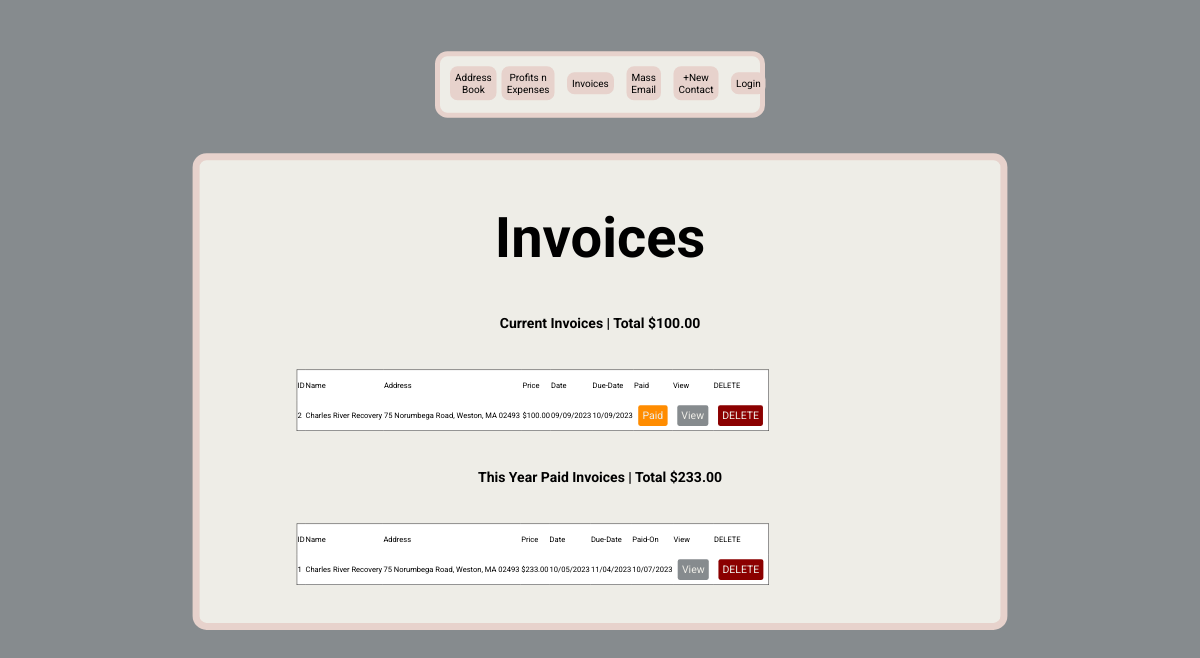
The app's page /invoice-list, older data.
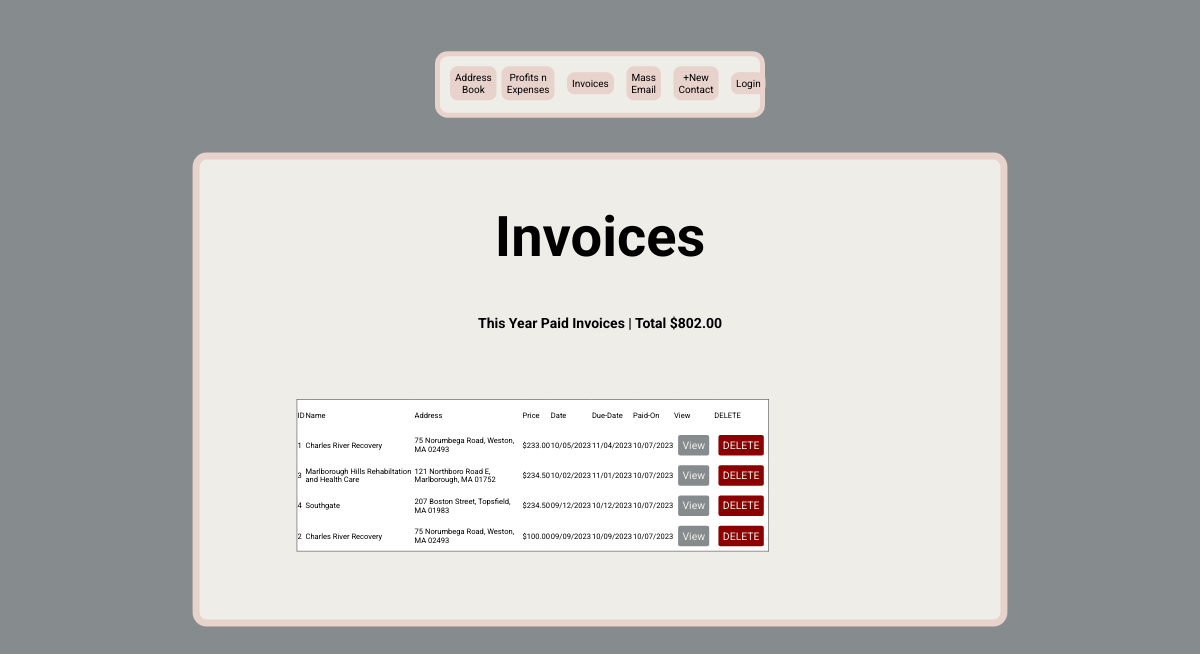
The same page, newer data.
### main.py (models this page shows)
class InvoiceTable(db.Model):
    __tablename__ = 'invoice_table'
    id = db.Column(db.Integer, primary_key=True)
    facility = db.Column(db.String(250))
    street = db.Column(db.String(250))
    town = db.Column(db.String(250))
    state = db.Column(db.String(250))
    zip_code = db.Column(db.String(250))
    date = db.Column(db.String(250))
    due_date = db.Column(db.String(250))
    price = db.Column(db.String(250))
    title = db.Column(db.String(250))
    description = db.Column(db.String(250))
    paid = db.Column(db.Boolean, default=False)
    paid_on = db.Column(db.String(250))
    data_base_id = db.Column(db.Integer, db.ForeignKey('database.id'))

### main.py (the view)
@app.route('/invoice-list', methods=['GET', 'POST'])
def invoice_list():
    invoice_items = invoices_by_year_total(InvoiceTable, OrderedDict)
    this_year_paid_invoices = invoice_items[0]
    current_invoices = invoice_items[1]
    overdue_invoices = invoice_items[2]
    future_invoices = invoice_items[3]
    this_year_paid_total = invoice_items[4]
    current_total = invoice_items[5]
    overdue_total = invoice_items[6]
    future_total = invoice_items[7]
    paid_invoices_by_year = invoice_items[8]
    yearly_totals = invoice_items[9]
    return render_template('invoice-list.html', this_year_paid_invoices=this_year_paid_invoices,
                           current_invoices=current_invoices, overdue_invoices=overdue_invoices,
                           this_year_paid_total=this_year_paid_total, overdue_total=overdue_total,
                           current_total=current_total, future_invoices=future_invoices,
                           future_total=future_total, paid_invoices_by_year=paid_invoices_by_year,
                           yearly_totals=yearly_totals)

### resources.py (called while the page is built)
def format_float_as_string(num):
    formatted_str = '{:.2f}'.format(num)
    integer_part, fractional_part = formatted_str.split('.')
    if len(fractional_part) == 1:
        return f"{integer_part}.{fractional_part}0"
    return formatted_str

### templates/invoice-list.html (shortened to what this page needs)
{% include "header.html" %}
<body>
    <div class="libraryItemsContainer tableItemsBtn">
        <div class="formContainerColumn tableContainer">
            <h1>Invoices</h1>
            {% if current_invoices[0] %}
                <h2>Current Invoices | Total ${{ current_total }}</h2>
                <div class="tableBtnContainer">
                    <table class="tableContent">
                        <tr>
                            <td>ID</td>
                            <td>Name</td>
                            <td>Address</td>
                            <td>Price</td>
                            <td>Date</td>
                            <td>Due-Date</td>
                            <td>Paid</td>
                            <td>View</td>
                            <td>DELETE</td>
                        </tr>
                        {% for invoice in current_invoices %}
                            <tr data-href="{{ url_for('invoice', invoice_id=invoice.id) }}">
                                <td>{{ invoice.id }}</td>
                                <td>{{ invoice.facility }}</td>
                                <td>
                                    {{ invoice.street }}, {{ invoice.town }},
                                    {{ invoice.state }} {{ invoice.zip_code }}
                                </td>
                                <td>${{ invoice.price }}</td>
                                <td>{{ invoice.date }}</td>
                                <td>{{ invoice.due_date }}</td>
                                <td><a class="editBtn" href="{{ url_for('commit_edit', id=invoice.id, field='paid') }}">Paid</a></td>
                                <td><a class="editBtn greyBtn" href="{{ url_for('invoice', invoice_id=invoice.id) }}">View</a></td>
                                <td><a class="delete" href="{{ url_for('confirm_page', id=invoice.id, field='invoice') }}">DELETE</a></td>
                            </tr>
                        {% endfor %}
                    </table>
                </div>
            {% endif %}
            <h2>This Year Paid Invoices | Total ${{ this_year_paid_total }}</h2>
            <div class="tableBtnContainer">
                <table class="tableContent">
                    <tr>
                        <td>ID</td>
                        <td>Name</td>
                        <td>Address</td>
                        <td>Price</td>
                        <td>Date</td>
                        <td>Due-Date</td>
                        <td>Paid-On</td>
                        <td>View</td>
                        <td>DELETE</td>
                    </tr>
                    {% for invoice in this_year_paid_invoices %}
                        <tr data-href="{{ url_for('invoice', invoice_id=invoice.id) }}">
                            <td>{{ invoice.id }}</td>
                            <td>{{ invoice.facility }}</td>
                            <td>
                                {{ invoice.street }}, {{ invoice.town }},
                                {{ invoice.state }} {{ invoice.zip_code }}
                            </td>
                            <td>${{ invoice.price }}</td>
                            <td>{{ invoice.date }}</td>
                            <td>{{ invoice.due_date }}</td>
                            <td>{{ invoice.paid_on }}</td>
                            <td><a class="editBtn greyBtn" href="{{ url_for('invoice', invoice_id=invoice.id) }}">View</a></td>
                            <td><a class="delete" href="{{ url_for('confirm_page', id=invoice.id, field='invoice') }}">DELETE</a></td>
                        </tr>
                    {% endfor %}
                </table>
            </div>
        </div>
    </div>
</body>
</html>

### templates/header.html (shortened to what this page needs)
<!DOCTYPE html>
<html lang="en">
<head>
    <link rel="stylesheet" href="{{ url_for('static', filename='../static/css/stylesheet.css') }}">
</head>
<body>
    <div class="centerNav">
        <div class="navBarContainer">
            <div>
                <div>
                    <a href="{{ url_for('home') }}">Address Book</a>
                </div>
            </div>
            <div class="rightNavItems">
                <div>
                    <a href="{{ url_for('profit_expenses') }}">Profits n Expenses</a>
                </div>
                <div>
                    <a href="{{ url_for('invoice_list') }}">Invoices</a>
                </div>
                <div>
                    <a href="{{ url_for('mass_email_page') }}">Mass Email</a>
                </div>
                <div>
                    <a href="{{ url_for('form') }}">+New Contact</a>
                </div>
                {% if current_user.is_authenticated %}
                    <div>
                        <a href="{{ url_for('logout') }}">Logout</a>
                    </div>
                {% else %}
                    <div>
                        <a href="{{ url_for('login_page') }}">Login</a>
                    </div>
                {% endif %}
            </div>
        </div>
    </div>
</body>
</html>

### static/css/stylesheet.css (style rules this page uses)
html, body { overflow-x: hidden; font-family: 'Roboto', sans-serif; }
.navBarContainer { width: 95%; margin: 10px; margin-left: auto; margin-right: auto; background-color: #EEEDE7; border-radius: 25px; padding: 20px; border: 10px solid #E7D2CC; display: flex; justify-content: space-between; align-items: center; font-size: 30px; }
.navBarContainer a { text-decoration: none; color: black; background-color: #E7D2CC; padding: 10px; border-radius: 15px; display: flex; }
.rightNavItems { display: flex; justify-content: flex-end; align-items: center; gap: 25px; }
body { background-color: #868B8E; font-family: 'Roboto', sans-serif; box-sizing: border-box; }
h1 { font-size: 80px; text-align: center; }
.formContainerColumn { display: flex; flex-direction: column; width: 65%; min-width: 475px; margin-bottom: 20px; margin-top: 20px; margin-left: auto; margin-right: auto; background-color: #EEEDE7; border-radius: 20px; border: 10px solid #E7D2CC; min-height: 100px; }
h2 { font-size: 40px; margin: 10px; }
.libraryItemsContainer { display: flex; flex-wrap: wrap; justify-content: space-evenly; align-items: center; margin: 10px; }
.delete { font-size: 25px; background-color: darkred; color: #EEEDE7; border: #868B8E; border-radius: 5px; padding: 10px; margin: 10px; text-decoration: none; width: 90px; text-align: center; }
.editBtn { font-size: 25px; background-color: darkorange; color: #EEEDE7; border: #868B8E; border-radius: 5px; padding: 10px; margin: 10px; text-decoration: none; width: 90px; text-align: center; }
h2 { text-align: center; font-size: 35px; }
.centerNav { width: 100%; display: flex; justify-content: center; }
.tableContainer { padding: 10px; width: 98%; display: flex; }
.tableContent { background-color: white; font-size: 18px; border: 1px solid black; border-collapse: collapse; width: 100%; }
.tableContent td { height: 70px; }
.tableBtnContainer { display: flex; margin: 15px 0px; }
.greyBtn { background-color: #868B8E; }
@media only screen and (max-width: 1200px) { h2 { font-size: 20px; } }
@media only screen and (max-width: 1200px) { .navBarContainer { transform: scale(.5); gap: 10px; width: 600px; } }
@media only screen and (max-width: 1200px) { .navBarContainer a { font-size: 20px; text-align: center; margin-bottom: 5px; } }
@media only screen and (max-width: 1200px) { .tableBtnContainer { transform: scale(.6); } }
@media only screen and (max-width: 1200px) { .tableContent { margin-left: -160px; } }
@media only screen and (max-width: 1200px) { .formContainerColumn { transform: scale(.7); margin-top: -120px; } }

Row changes from the older to the newer data that the page shows:
added InvoiceTable: id "3", facility "Marlborough Hills Rehabiltation and Health Care", street "121 Northboro Road E", town "Marlborough", state "MA", zip_code "01752", price "234.50", date "10/02/2023", due_date "11/01/2023", paid_on "10/07/2023", shown under "This Year Paid Invoices | Total $802.00"
added InvoiceTable: id "4", facility "Southgate", street "207 Boston Street", town "Topsfield", state "MA", zip_code "01983", price "234.50", date "09/12/2023", due_date "10/12/2023", paid_on "10/07/2023", shown under "This Year Paid Invoices | Total $802.00"
changed InvoiceTable id 2: moves from the list under "Current Invoices | Total $100.00" to the list under "This Year Paid Invoices | Total $802.00"
Text that changed along with them:
{{ this_year_paid_total }}: "233.00" → "802.00"
{{ current_total }}: "100.00" → (not shown)
text no longer shown: "Current Invoices | Total $ ID Name Address Price Date Due-Date Paid View DELETE"
